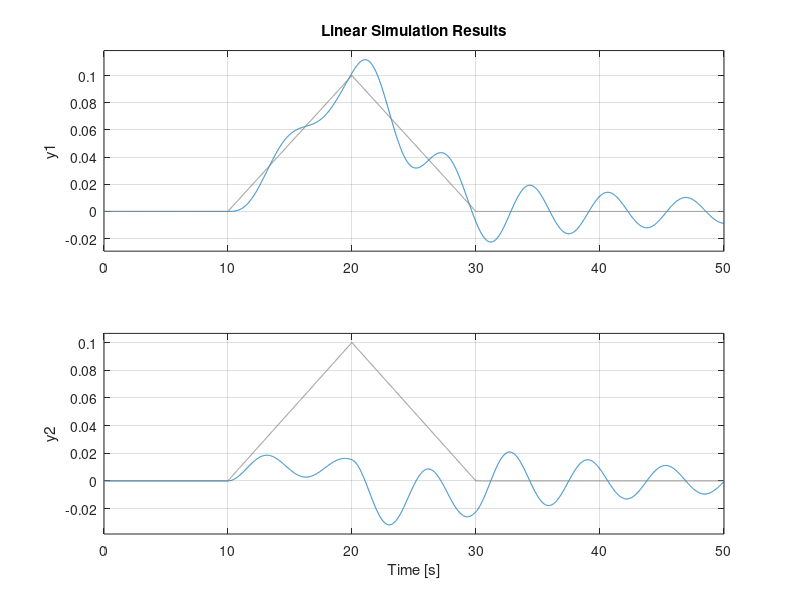

The MATLAB source for this figure:
clear all, close all, clc
A = [0 1; -1 -.1];
B = [0; 1];
C = eye(2);
D = [0; 0];

sys = ss(A, B, C, D);

t = 0:0.01:50;
u = 0*t;
u(1001:2000) = (1:1000)/10000;
u(2001:3000) = (1000-(1:1000))/10000;
plot(t,u)
set(gcf,'Position',[300 40 800 600])
lsim(sys,u,t)
